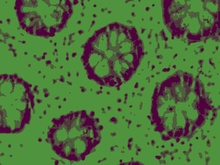
%> input picture 03_二维/2D-Renys-entropy-segmentation/whiteimage12.jpg, 220 x 165 px, shrunk from 640 x 480 before the run
$ octave TsaiisEntropy_2D_fast_accuracy.m   (GNU Octave 9; MATLAB toolbox functions it lacks are replaced by stand-ins)
%> lines starting %> are read from the running program, lines starting %| are printed output that depends on the picture; in (x1, y1, x2, y2) boxes, pixels count from 0 and x2, y2 are one past the last pixel; in counts of white or black regions, pixels touching at a corner belong together; the program's own positions count from 1
%% 清理命令
% clear;
% close all;

%% 导入图像，只支持灰度图像
[fileName, pathName] = uigetfile({'*.*'; '*.bmp'; '*.jpg'}, 'Select the  original image file');
%> the answer given: ../../2D-Renys-entropy-segmentation/whiteimage12.jpg
fileName = strcat(pathName, fileName);
image = imread(fileName);
%> image is the input picture: size 165x220x3 uint8; mean R, G, B 79.2, 113.1, 60.9
tic;

[M, N] = size(image);
%> M = 165; N = 660
figure,
imshow(image),
title('原始图像');
%% 计算平均邻域灰度的一维灰度直方图
% f存储原图
f = double(image);
% g存储平均邻域灰度的一维灰度直方图
g = zeros(M, N);
% 窗口大小为1
w = 1;
for i = 1 : M
    for j = 1 : N
        % 计算(i, j)下的平均邻域灰度，领域大小为w * w
        for k = -w : w
            for m = -w : w
                p = i + k;
                q = j + m;
                % 边界值处理
                if(p < 1 || p > M)
                    p = i;
                end
                if(q < 1 || q > N)
                    q = j;
                end
                g(i, j) = g(i, j) + f(p, q);
            end
        end
        g(i, j) = (1 / 9) * g(i, j);
    end
end
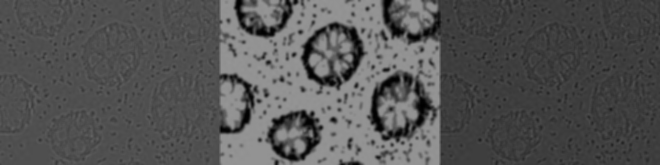
%> g: size 165x660 double; min 0, max 150.4, mean 84.4
g = uint8(g);
%> g: size 165x660 uint8
figure,
imshow(g),
title('平均邻域灰度后的图像');

%% 计算并展示二维直方图
f = uint8(f);
% h存储二维直方图，注意维度大小为灰度可能出现的最大值
h = zeros(256, 256);
for i = 1 : M
    for j = 1 : N
        p = f(i, j) + 1;
        q = g(i, j) + 1;
        h(p, q) = h(p, q) + 1;
    end
end

figure,
mesh(h),
xlim([0 256]),
ylim([0 256]),
title('二维灰度直方图');

%% 计算P0
% 归一化二维直方图
h = h / (M * N);
% P0存储目标区域概率
P0 = zeros(256, 256);

% 迭代计算P0
P0(1, 1) = h(1, 1);
%> P0: size 256x256 double; values 0 (black) and 9.18e-05 (white), 0% white in thin lines or dots, all inside (x1, y1, x2, y2) = (0, 0, 1, 1)
% 先计算两侧的累积概率
for i = 2 : 256
    P0(1, i) = P0(1, i - 1) + h(1, i);
end
%> P0: size 256x256 double; min 0, max 0.00208, mean 8e-06
for i = 2 : 256
    P0(i, 1) = P0(i - 1, 1) + h(i, 1);
end
%> P0: size 256x256 double; min 0, max 0.00208, mean 8.36e-06
for i = 2 : 256
    for j = 2 : 256
        P0(i, j) = P0(i - 1, j) + P0(i, j - 1) - P0(i - 1, j - 1) + h(i, j);
    end
end
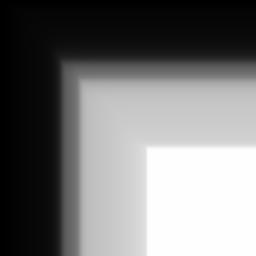
%> P0: size 256x256 double; min 9.18e-05, max 1, mean 0.467
P1 = ones(256, 256) - P0;

% 计算全局Tsallis熵及最终阈值，迭代法
q = 0.1;
H_A_Temp = zeros(256, 256);

H_A_Temp(1, 1) = power(h(1, 1), q);
for i = 2 : 256
    H_A_Temp(1, i) = H_A_Temp(1, i - 1) + power(h(1, i), q);
end
%> H_A_Temp: size 256x256 double; min 0, max 6.87, mean 0.0259
for i = 2 : 256
    H_A_Temp(i, 1) = H_A_Temp(i - 1, 1) + power(h(i, 1), q);
end
%> H_A_Temp: size 256x256 double; min 0, max 6.87, mean 0.0275
for i = 2 : 256
    for j = 2 : 256
        H_A_Temp(i, j) = H_A_Temp(i - 1, j) + H_A_Temp(i, j - 1) - H_A_Temp(i - 1, j - 1) + power(h(i, j), q);
    end
end
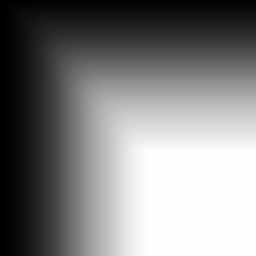
%> H_A_Temp: size 256x256 double; min 0.395, max 2127.6, mean 1077.7; drawn with min black and max white

H_L = sum(sum(power(h, q)));
%> H_L = 2127.6
H_B_Temp = zeros(256, 256);
H_B_Temp(1, 1) = sum(power(h(:, 1), q)) + sum(power(h(1, :), q)) - power(h(1, 1), q);
for i = 2 : 256
    H_B_Temp(1, i) = H_B_Temp(1, i - 1) + sum(power(h(:, i), q)) - power(h(1, i), q);
end
%> H_B_Temp: size 256x256 double; min 0, max 2127.6, mean 5.8
for i = 2 : 256
    H_B_Temp(i, 1) = H_B_Temp(i - 1, 1) + sum(power(h(i, :), q)) - power(h(i, 1), q);
end
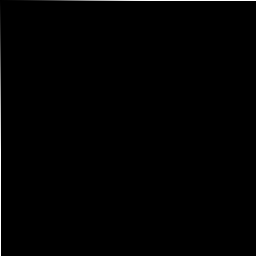
%> H_B_Temp: size 256x256 double; min 0, max 2127.6, mean 11.6; drawn with min black and max white
for i = 2 : 256
    for j = 2 : 256
        H_B_Temp(i, j) = H_B_Temp(i - 1, j) + H_B_Temp(i, j - 1) - H_B_Temp(i - 1, j - 1) - power(h(i, j), q);
    end
end
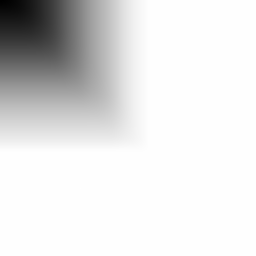
%> H_B_Temp: size 256x256 double; min 6.87, max 2127.6, mean 1889.4; drawn with min black and max white

H_A = zeros(256, 256);
H_B = zeros(256, 256);

for i = 1 : 256
    for j = 1 : 256
        if P0(i, j) ~= 0
            H_A(i, j) = (1 - H_A_Temp(i, j) / power(P0(i, j), q)) / (q - 1);
        else
            H_A(i, j) = 0;
        end
        if P1(i, j) ~= 0
            H_B(i, j) = (1 - (H_L - H_B_Temp(i, j)) / power(P1(i, j), q)) / (q - 1);
        else
            H_B(i, j) = 0;
        end
    end
end

H_T = H_A + H_B + (1 - q) .* H_A .* H_B;
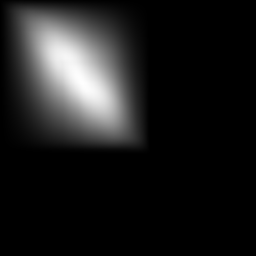
%> H_T: size 256x256 double; min -1.11, max 1141333.2, mean 130321.4; drawn with min black and max white

HT_max = 0;
% HT_max存储最大Tsaliis熵
HT_max = max(H_T(:));
%> HT_max = 1141333.2
s = 0;
t = 0;
for i = 1 : 255
    for j = 1 : 255
        if H_T(i, j) == HT_max
            s = i - 1;
            t = j - 1;
            continue;
        end
    end
end
%> after the loop, s = 83; t = 83

HT_max
%> HT_max = 1141333.2
s
%> s = 83
t
%> t = 83

%% 展示图像
seg = ones(M, N);
for i = 1 : M
    for j = 1 : N
        if f(i, j) <= s && g(i, j) <= t
            seg(i, j) = 0;
        end
    end
end
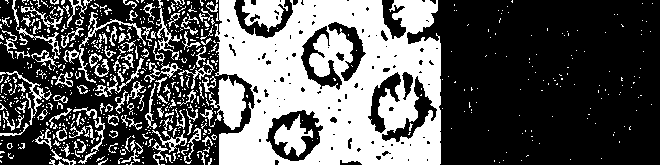
%> seg: size 165x660 double; values 0 (black) and 1 (white), 35.5% white; 720 white regions (598 under 20 px), largest, box (x1, y1, x2, y2) and area: (215, 0, 441, 165) 25998, (209, 76, 246, 130) 1102, (242, 0, 288, 32) 875
figure,
imshow(seg);
toc
